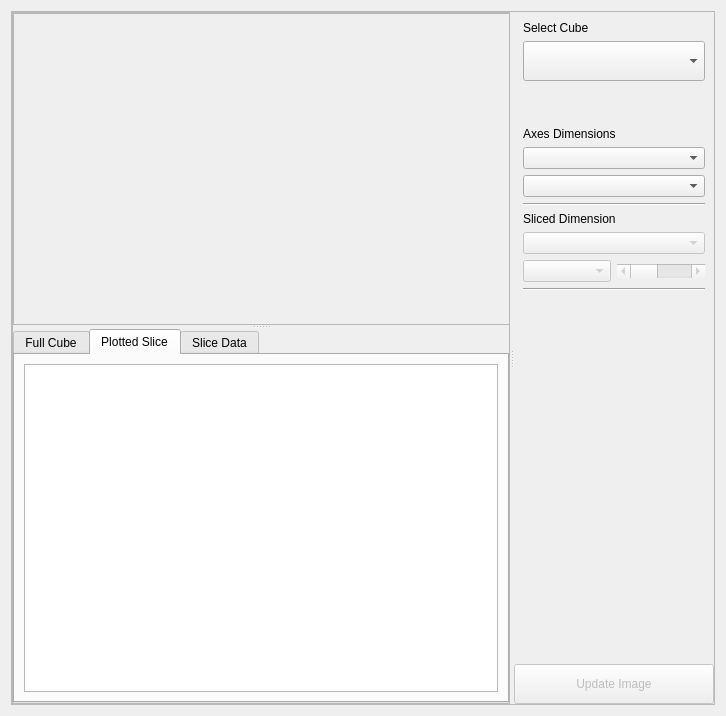
  <widget class="QWidget" name="centralwidget">
   <layout class="QGridLayout" name="gridLayout_5">
    <item row="0" column="0">
     <widget class="QSplitter" name="splitter">
      <property name="frameShape">
       <enum>QFrame::StyledPanel</enum>
      </property>
      <property name="frameShadow">
       <enum>QFrame::Plain</enum>
      </property>
      <property name="orientation">
       <enum>Qt::Horizontal</enum>
      </property>
      <widget class="QWidget" name="gridLayoutWidget">
       <layout class="QGridLayout" name="gridLayout_3">
        <item row="0" column="0">
         <widget class="QSplitter" name="splitter_2">
          <property name="frameShape">
           <enum>QFrame::StyledPanel</enum>
          </property>
          <property name="orientation">
           <enum>Qt::Vertical</enum>
          </property>
          <widget class="QFrame" name="frame">
           <property name="minimumSize">
            <size>
             <width>500</width>
             <height>200</height>
            </size>
           </property>
           <property name="maximumSize">
            <size>
             <width>16777215</width>
             <height>16777215</height>
            </size>
           </property>
           <property name="frameShape">
            <enum>QFrame::StyledPanel</enum>
           </property>
           <property name="frameShadow">
            <enum>QFrame::Raised</enum>
           </property>
           <layout class="QGridLayout" name="gridLayout_6">
            <item row="1" column="0">
             <widget class="MatplotlibWidget" name="matplotlib_display" native="true">
              <property name="minimumSize">
               <size>
                <width>300</width>
                <height>180</height>
               </size>
              </property>
             </widget>
            </item>
           </layout>
          </widget>
          <widget class="QTabWidget" name="cube_info_tab">
           <property name="minimumSize">
            <size>
             <width>300</width>
             <height>0</height>
            </size>
           </property>
           <property name="toolTip">
            <string/>
           </property>
           <property name="currentIndex">
            <number>1</number>
           </property>
           <widget class="QWidget" name="print_cube_tab">
            <property name="toolTip">
             <string>displays the summary of the loaded cube</string>
            </property>
            <attribute name="title">
             <string>Full Cube</string>
            </attribute>
            <layout class="QGridLayout" name="gridLayout">
             <item row="0" column="0">
              <widget class="QTextBrowser" name="print_cube_browser">
               <property name="font">
                <font>
                 <family>DejaVu Sans Mono</family>
                 <pointsize>10</pointsize>
                 <weight>50</weight>
                 <italic>false</italic>
                 <bold>false</bold>
                </font>
               </property>
               <property name="styleSheet">
                <string notr="true">font: 10pt &quot;Liberation Mono&quot;;
font: 10pt &quot;DejaVu Sans Mono&quot;;</string>
               </property>
               <property name="verticalScrollBarPolicy">
                <enum>Qt::ScrollBarAsNeeded</enum>
               </property>
               <property name="horizontalScrollBarPolicy">
                <enum>Qt::ScrollBarAsNeeded</enum>
               </property>
               <property name="lineWrapMode">
                <enum>QTextEdit::NoWrap</enum>
               </property>
              </widget>
             </item>
            </layout>
           </widget>
           <widget class="QWidget" name="print_slice_tab">
            <property name="toolTip">
             <string>displays the summary of the currently plotted slice</string>
            </property>
            <attribute name="title">
             <string>Plotted Slice</string>
            </attribute>
            <layout class="QGridLayout" name="gridLayout_2">
             <item row="0" column="0">
              <widget class="QTextBrowser" name="print_cube_slice_browser">
               <property name="font">
                <font>
                 <family>DejaVu Sans Mono</family>
                 <pointsize>10</pointsize>
                 <weight>50</weight>
                 <italic>false</italic>
                 <bold>false</bold>
                </font>
               </property>
               <property name="styleSheet">
                <string notr="true">font: 10pt &quot;DejaVu Sans Mono&quot;;</string>
               </property>
              </widget>
             </item>
            </layout>
           </widget>
           <widget class="QWidget" name="data_tab">
            <property name="toolTip">
             <string>Displays the data contained within the currently plotted slice</string>
            </property>
            <attribute name="title">
             <string>Slice Data</string>
            </attribute>
            <layout class="QGridLayout" name="gridLayout_8"/>
           </widget>
          </widget>
         </widget>
        </item>
       </layout>
      </widget>
      <widget class="QWidget" name="gridLayoutWidget_2">
       <layout class="QVBoxLayout" name="verticalLayout">
        <item>
         <widget class="QFrame" name="dim_options_frame">
          <property name="minimumSize">
           <size>
            <width>200</width>
            <height>0</height>
           </size>
          </property>
          <property name="maximumSize">
           <size>
            <width>16777215</width>
            <height>16777215</height>
           </size>
          </property>
          <layout class="QGridLayout" name="gridLayout_9">
           <item row="6" column="0" colspan="2">
            <widget class="QComboBox" name="select_dimension_1">
             <property name="maximumSize">
              <size>
               <width>16777215</width>
               <height>16777215</height>
              </size>
             </property>
             <property name="toolTip">
              <string>Selects the Dimensions to be plotted against</string>
             </property>
            </widget>
           </item>
           <item row="10" column="0" colspan="2">
            <widget class="QComboBox" name="select_sliced_dim">
             <property name="enabled">
              <bool>false</bool>
             </property>
             <property name="maximumSize">
              <size>
               <width>16777215</width>
               <height>16777215</height>
              </size>
             </property>
             <property name="toolTip">
              <string>Select the dimension that you wish to take slices through</string>
             </property>
            </widget>
           </item>
           <item row="16" column="1">
            <spacer name="verticalSpacer_8">
             <property name="orientation">
              <enum>Qt::Vertical</enum>
             </property>
             <property name="sizeHint" stdset="0">
              <size>
               <width>20</width>
               <height>40</height>
              </size>
             </property>
            </spacer>
           </item>
           <item row="4" column="0" colspan="2">
            <widget class="QLabel" name="axes_dimensions_label">
             <property name="maximumSize">
              <size>
               <width>16777215</width>
               <height>40</height>
              </size>
             </property>
             <property name="text">
              <string>Axes Dimensions</string>
             </property>
            </widget>
           </item>
           <item row="7" column="0" colspan="2">
            <widget class="QComboBox" name="select_dimension_2">
             <property name="maximumSize">
              <size>
               <width>16777215</width>
               <height>16777215</height>
              </size>
             </property>
             <property name="toolTip">
              <string>Selects the Dimensions to be plotted against</string>
             </property>
            </widget>
           </item>
           <item row="8" column="0" colspan="2">
            <widget class="Line" name="line">
             <property name="orientation">
              <enum>Qt::Horizontal</enum>
             </property>
            </widget>
           </item>
           <item row="9" column="0" colspan="2">
            <widget class="QLabel" name="sliced_dimensions_label">
             <property name="maximumSize">
              <size>
               <width>16777215</width>
               <height>40</height>
              </size>
             </property>
             <property name="text">
              <string>Sliced Dimension</string>
             </property>
            </widget>
           </item>
           <item row="20" column="1">
            <spacer name="verticalSpacer_18">
             <property name="orientation">
              <enum>Qt::Vertical</enum>
             </property>
             <property name="sizeHint" stdset="0">
              <size>
               <width>20</width>
               <height>40</height>
              </size>
             </property>
            </spacer>
           </item>
           <item row="12" column="0">
            <widget class="QComboBox" name="select_slice_combo">
             <property name="enabled">
              <bool>false</bool>
             </property>
             <property name="maximumSize">
              <size>
               <width>16777215</width>
               <height>16777215</height>
              </size>
             </property>
             <property name="toolTip">
              <string>Select the slice you wish to view</string>
             </property>
            </widget>
           </item>
           <item row="12" column="1">
            <widget class="QScrollBar" name="select_slice_scroll">
             <property name="enabled">
              <bool>false</bool>
             </property>
             <property name="maximumSize">
              <size>
               <width>16777215</width>
               <height>16777215</height>
              </size>
             </property>
             <property name="toolTip">
              <string>Select the slice you wish to view</string>
             </property>
             <property name="orientation">
              <enum>Qt::Horizontal</enum>
             </property>
            </widget>
           </item>
           <item row="16" column="0">
            <spacer name="verticalSpacer">
             <property name="orientation">
              <enum>Qt::Vertical</enum>
             </property>
             <property name="sizeHint" stdset="0">
              <size>
               <width>20</width>
               <height>40</height>
              </size>
             </property>
            </spacer>
           </item>
           <item row="2" column="0">
            <spacer name="verticalSpacer_3">
             <property name="orientation">
              <enum>Qt::Vertical</enum>
             </property>
             <property name="sizeHint" stdset="0">
              <size>
               <width>20</width>
               <height>40</height>
              </size>
             </property>
            </spacer>
           </item>
           <item row="14" column="1">
            <spacer name="verticalSpacer_6">
             <property name="orientation">
              <enum>Qt::Vertical</enum>
             </property>
             <property name="sizeHint" stdset="0">
              <size>
               <width>20</width>
               <height>40</height>
              </size>
             </property>
            </spacer>
           </item>
           <item row="2" column="1">
            <spacer name="verticalSpacer_4">
             <property name="orientation">
              <enum>Qt::Vertical</enum>
             </property>
             <property name="sizeHint" stdset="0">
              <size>
               <width>20</width>
               <height>40</height>
              </size>
             </property>
            </spacer>
           </item>
           <item row="14" column="0">
            <spacer name="verticalSpacer_5">
             <property name="orientation">
              <enum>Qt::Vertical</enum>
             </property>
             <property name="sizeHint" stdset="0">
              <size>
               <width>20</width>
               <height>40</height>
              </size>
             </property>
            </spacer>
           </item>
           <item row="22" column="1">
            <spacer name="verticalSpacer_20">
             <property name="orientation">
              <enum>Qt::Vertical</enum>
             </property>
             <property name="sizeHint" stdset="0">
              <size>
               <width>20</width>
               <height>40</height>
              </size>
             </property>
            </spacer>
           </item>
           <item row="13" column="0" colspan="2">
            <widget class="Line" name="line_2">
             <property name="orientation">
              <enum>Qt::Horizontal</enum>
             </property>
            </widget>
           </item>
           <item row="15" column="1">
            <spacer name="verticalSpacer_2">
             <property name="orientation">
              <enum>Qt::Vertical</enum>
             </property>
             <property name="sizeHint" stdset="0">
              <size>
               <width>20</width>
               <height>40</height>
              </size>
             </property>
            </spacer>
           </item>
           <item row="15" column="0">
            <spacer name="verticalSpacer_7">
             <property name="orientation">
              <enum>Qt::Vertical</enum>
             </property>
             <property name="sizeHint" stdset="0">
              <size>
               <width>20</width>
               <height>40</height>
              </size>
             </property>
            </spacer>
           </item>
           <item row="17" column="0">
            <spacer name="verticalSpacer_9">
             <property name="orientation">
              <enum>Qt::Vertical</enum>
             </property>
             <property name="sizeHint" stdset="0">
              <size>
               <width>20</width>
               <height>40</height>
              </size>
             </property>
            </spacer>
           </item>
           <item row="17" column="1">
            <spacer name="verticalSpacer_10">
             <property name="orientation">
              <enum>Qt::Vertical</enum>
             </property>
             <property name="sizeHint" stdset="0">
              <size>
               <width>20</width>
               <height>40</height>
              </size>
             </property>
            </spacer>
           </item>
           <item row="18" column="0">
            <spacer name="verticalSpacer_11">
             <property name="orientation">
              <enum>Qt::Vertical</enum>
             </property>
             <property name="sizeHint" stdset="0">
              <size>
               <width>20</width>
               <height>40</height>
              </size>
             </property>
            </spacer>
           </item>
           <item row="18" column="1">
            <spacer name="verticalSpacer_12">
             <property name="orientation">
              <enum>Qt::Vertical</enum>
             </property>
             <property name="sizeHint" stdset="0">
              <size>
               <width>20</width>
               <height>40</height>
              </size>
             </property>
            </spacer>
           </item>
           <item row="19" column="0">
            <spacer name="verticalSpacer_13">
             <property name="orientation">
              <enum>Qt::Vertical</enum>
             </property>
             <property name="sizeHint" stdset="0">
              <size>
               <width>20</width>
               <height>40</height>
              </size>
             </property>
            </spacer>
           </item>
           <item row="19" column="1">
            <spacer name="verticalSpacer_14">
             <property name="orientation">
              <enum>Qt::Vertical</enum>
             </property>
             <property name="sizeHint" stdset="0">
              <size>
               <width>20</width>
               <height>40</height>
              </size>
             </property>
            </spacer>
           </item>
           <item row="22" column="0">
            <spacer name="verticalSpacer_15">
             <property name="orientation">
              <enum>Qt::Vertical</enum>
             </property>
             <property name="sizeHint" stdset="0">
              <size>
               <width>20</width>
               <height>40</height>
              </size>
             </property>
            </spacer>
           </item>
           <item row="21" column="1">
            <spacer name="verticalSpacer_16">
             <property name="orientation">
              <enum>Qt::Vertical</enum>
             </property>
             <property name="sizeHint" stdset="0">
              <size>
               <width>20</width>
               <height>40</height>
              </size>
             </property>
            </spacer>
           </item>
           <item row="20" column="0">
            <spacer name="verticalSpacer_17">
             <property name="orientation">
              <enum>Qt::Vertical</enum>
             </property>
             <property name="sizeHint" stdset="0">
              <size>
               <width>20</width>
               <height>40</height>
              </size>
             </property>
            </spacer>
           </item>
           <item row="21" column="0">
            <spacer name="verticalSpacer_19">
             <property name="orientation">
              <enum>Qt::Vertical</enum>
             </property>
             <property name="sizeHint" stdset="0">
              <size>
               <width>20</width>
               <height>40</height>
              </size>
             </property>
            </spacer>
           </item>
           <item row="0" column="0">
            <widget class="QLabel" name="select_cube_label">
             <property name="text">
              <string>Select Cube</string>
             </property>
            </widget>
           </item>
           <item row="1" column="0" colspan="2">
            <widget class="QComboBox" name="select_cube">
             <property name="minimumSize">
              <size>
               <width>100</width>
               <height>40</height>
              </size>
             </property>
             <property name="maximumSize">
              <size>
               <width>16777215</width>
               <height>16777215</height>
              </size>
             </property>
             <property name="toolTip">
              <string>Select which cube to view from the current file</string>
             </property>
            </widget>
           </item>
          </layout>
         </widget>
        </item>
        <item>
         <widget class="QPushButton" name="update_button">
          <property name="enabled">
           <bool>false</bool>
          </property>
          <property name="minimumSize">
           <size>
            <width>0</width>
            <height>40</height>
           </size>
          </property>
          <property name="maximumSize">
           <size>
            <width>16777215</width>
            <height>16777215</height>
           </size>
          </property>
          <property name="toolTip">
           <string>Click this Button to apply changes to the plot</string>
          </property>
          <property name="text">
           <string>Update Image</string>
          </property>
          <property name="shortcut">
           <string>Return</string>
          </property>
         </widget>
        </item>
       </layout>
      </widget>
     </widget>
    </item>
   </layout>
  </widget>
